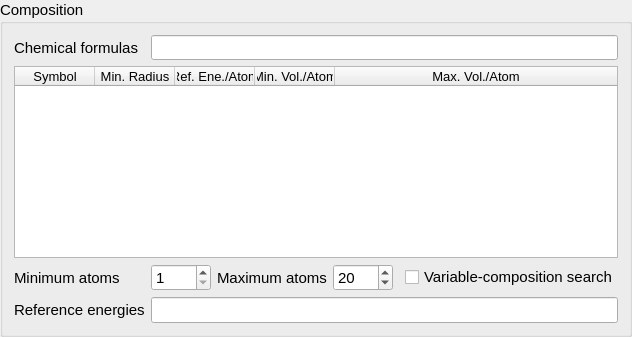
    <widget class="QGroupBox" name="groupBox_2">
     <property name="sizePolicy">
      <sizepolicy hsizetype="Preferred" vsizetype="Preferred">
       <horstretch>0</horstretch>
       <verstretch>0</verstretch>
      </sizepolicy>
     </property>
     <property name="font">
      <font>
       <pointsize>11</pointsize>
      </font>
     </property>
     <property name="title">
      <string>Composition</string>
     </property>
     <layout class="QGridLayout" name="gridLayout_6">
      <item row="0" column="0">
       <widget class="QLabel" name="label_14">
        <property name="sizePolicy">
         <sizepolicy hsizetype="Preferred" vsizetype="Preferred">
          <horstretch>0</horstretch>
          <verstretch>0</verstretch>
         </sizepolicy>
        </property>
        <property name="minimumSize">
         <size>
          <width>0</width>
          <height>18</height>
         </size>
        </property>
        <property name="font">
         <font>
          <pointsize>11</pointsize>
         </font>
        </property>
        <property name="text">
         <string>Chemical formulas</string>
        </property>
        <property name="alignment">
         <set>Qt::AlignLeading|Qt::AlignLeft|Qt::AlignVCenter</set>
        </property>
        <property name="buddy">
         <cstring>edit_composition</cstring>
        </property>
       </widget>
      </item>
      <item row="5" column="0">
       <widget class="QLabel" name="label_10">
        <property name="font">
         <font>
          <pointsize>11</pointsize>
         </font>
        </property>
        <property name="text">
         <string>Reference energies</string>
        </property>
       </widget>
      </item>
      <item row="5" column="1" colspan="5">
       <widget class="QLineEdit" name="edit_ref_enes">
        <property name="minimumSize">
         <size>
          <width>0</width>
          <height>25</height>
         </size>
        </property>
        <property name="font">
         <font>
          <pointsize>11</pointsize>
         </font>
        </property>
        <property name="toolTip">
         <string>&lt;html&gt;&lt;head/&gt;&lt;body&gt;&lt;p&gt;By default, XtalOpt uses 0 as the reference energy for elements in calculating the distance above hull. If user desires to specify other values, they can be enetered as a comma-delimited list of entries. Each entry must be the &amp;quot;full chemical formula&amp;quot; of the cell followed by its &amp;quot;total energy&amp;quot;, which is internally converted to energy per atom and used to calculate convex hull. Example of a valid entry is:&lt;/p&gt;&lt;p&gt;Ti2 -4.5, O3 -7.8&lt;/p&gt;&lt;p&gt;which results in -2.25 and -2.6 per atom (in the intended units) for Ti and O, respectively.&lt;/p&gt;&lt;p&gt;(1) Energies must be specified in the units that is being used by local optimizer.&lt;/p&gt;&lt;p&gt;(2) Any structure which is relevant/important in computing the convex hull can be entered. E.g., for a ternary system, reference energies for all elemental, binary and ternary structures can be enetered. Valid inputs will be then included in convex hull by XtalOpt.&lt;/p&gt;&lt;p&gt;(3) If the user choses to enter reference energies, they will be accepted only if values for all elements in the system are given.&lt;/p&gt;&lt;p&gt;(4) In any case, the successfully read elemental reference energies are being shown in the element list table at the top left corner of the tab.&lt;/p&gt;&lt;/body&gt;&lt;/html&gt;</string>
        </property>
       </widget>
      </item>
      <item row="1" column="0" colspan="6">
       <widget class="QTableWidget" name="table_comp">
        <property name="sizePolicy">
         <sizepolicy hsizetype="Preferred" vsizetype="Preferred">
          <horstretch>0</horstretch>
          <verstretch>0</verstretch>
         </sizepolicy>
        </property>
        <property name="minimumSize">
         <size>
          <width>0</width>
          <height>0</height>
         </size>
        </property>
        <property name="font">
         <font>
          <pointsize>10</pointsize>
         </font>
        </property>
        <property name="focusPolicy">
         <enum>Qt::StrongFocus</enum>
        </property>
        <property name="horizontalScrollBarPolicy">
         <enum>Qt::ScrollBarAlwaysOff</enum>
        </property>
        <property name="editTriggers">
         <set>QAbstractItemView::NoEditTriggers</set>
        </property>
        <property name="tabKeyNavigation">
         <bool>false</bool>
        </property>
        <property name="selectionBehavior">
         <enum>QAbstractItemView::SelectRows</enum>
        </property>
        <property name="sortingEnabled">
         <bool>false</bool>
        </property>
        <property name="cornerButtonEnabled">
         <bool>false</bool>
        </property>
        <attribute name="horizontalHeaderMinimumSectionSize">
         <number>20</number>
        </attribute>
        <attribute name="horizontalHeaderDefaultSectionSize">
         <number>80</number>
        </attribute>
        <attribute name="horizontalHeaderShowSortIndicator" stdset="0">
         <bool>false</bool>
        </attribute>
        <attribute name="horizontalHeaderStretchLastSection">
         <bool>true</bool>
        </attribute>
        <attribute name="verticalHeaderVisible">
         <bool>false</bool>
        </attribute>
        <attribute name="verticalHeaderMinimumSectionSize">
         <number>23</number>
        </attribute>
        <attribute name="verticalHeaderDefaultSectionSize">
         <number>23</number>
        </attribute>
        <column>
         <property name="text">
          <string>Symbol</string>
         </property>
         <property name="font">
          <font>
           <pointsize>10</pointsize>
          </font>
         </property>
        </column>
        <column>
         <property name="text">
          <string>Min. Radius</string>
         </property>
         <property name="font">
          <font>
           <pointsize>10</pointsize>
          </font>
         </property>
        </column>
        <column>
         <property name="text">
          <string>Ref. Ene./Atom</string>
         </property>
         <property name="font">
          <font>
           <pointsize>10</pointsize>
          </font>
         </property>
        </column>
        <column>
         <property name="text">
          <string>Min. Vol./Atom</string>
         </property>
         <property name="font">
          <font>
           <pointsize>10</pointsize>
          </font>
         </property>
        </column>
        <column>
         <property name="text">
          <string>Max. Vol./Atom</string>
         </property>
         <property name="font">
          <font>
           <pointsize>10</pointsize>
          </font>
         </property>
        </column>
       </widget>
      </item>
      <item row="0" column="1" colspan="5">
       <widget class="QLineEdit" name="edit_composition">
        <property name="sizePolicy">
         <sizepolicy hsizetype="MinimumExpanding" vsizetype="Preferred">
          <horstretch>0</horstretch>
          <verstretch>0</verstretch>
         </sizepolicy>
        </property>
        <property name="minimumSize">
         <size>
          <width>0</width>
          <height>25</height>
         </size>
        </property>
        <property name="maximumSize">
         <size>
          <width>16777215</width>
          <height>25</height>
         </size>
        </property>
        <property name="baseSize">
         <size>
          <width>0</width>
          <height>0</height>
         </size>
        </property>
        <property name="font">
         <font>
          <pointsize>11</pointsize>
         </font>
        </property>
        <property name="toolTip">
         <string>&lt;html&gt;&lt;head/&gt;&lt;body&gt;&lt;p&gt;List of chemical formulas to be used to generate the initial set of structures. The entered formula, in combination with the variable-composition setting, will determine the type of the evolutionary search.&lt;/p&gt;&lt;p&gt;If variable-search is not checked, the search will be over a fixed composition (if all inputs have the same composition) or multi-composition (if input includes different compositions).&lt;/p&gt;&lt;p&gt;Valid input is a comma-delimited list of full chemical formula for the &amp;quot;unit cells&amp;quot;, such that all entries belong to the same chemical system (same number and types of elements).&lt;/p&gt;&lt;p&gt;Each entry must include chemical symbols followed by a number (non-case sensitive, spaces are allowed, order of the elements does not matter), e.g.,&lt;/p&gt;&lt;p&gt;Ti1 O4, Ti2 O3, O2Ti2, Ti4O4&lt;/p&gt;&lt;p&gt;Different &amp;quot;formula units&amp;quot; of the same composition can be also specified be a hyphen-separated pair of entries with two ends having the same composition, and the second one being a proper super cell of the left-hand side, e.g.,&lt;/p&gt;&lt;p&gt;Ti1O2- O8Ti4, Ti7 O2&lt;/p&gt;&lt;/body&gt;&lt;/html&gt;</string>
        </property>
       </widget>
      </item>
      <item row="3" column="0">
       <widget class="QLabel" name="label_7">
        <property name="text">
         <string>Minimum atoms</string>
        </property>
       </widget>
      </item>
      <item row="3" column="1">
       <widget class="QSpinBox" name="sb_min_atoms">
        <property name="minimumSize">
         <size>
          <width>60</width>
          <height>25</height>
         </size>
        </property>
        <property name="maximumSize">
         <size>
          <width>60</width>
          <height>16777215</height>
         </size>
        </property>
        <property name="toolTip">
         <string>&lt;html&gt;&lt;head/&gt;&lt;body&gt;&lt;p&gt;Specifies the minimum number of atoms in the search.&lt;/p&gt;&lt;p&gt;This is relevant in variable-composition search where unit cells of various sizes are being produced.&lt;/p&gt;&lt;p&gt;This value can't be larger than the maximum number of atoms setting, and if the input formulas include a cell with total number of atoms smaller than current value of minimum number of atoms, this parameter is automatically updated.&lt;/p&gt;&lt;/body&gt;&lt;/html&gt;</string>
        </property>
        <property name="minimum">
         <number>1</number>
        </property>
        <property name="maximum">
         <number>1000000</number>
        </property>
       </widget>
      </item>
      <item row="3" column="2">
       <widget class="QLabel" name="label_6">
        <property name="font">
         <font>
          <pointsize>11</pointsize>
         </font>
        </property>
        <property name="text">
         <string>Maximum atoms</string>
        </property>
       </widget>
      </item>
      <item row="3" column="3">
       <widget class="QSpinBox" name="sb_max_atoms">
        <property name="minimumSize">
         <size>
          <width>60</width>
          <height>25</height>
         </size>
        </property>
        <property name="maximumSize">
         <size>
          <width>60</width>
          <height>16777215</height>
         </size>
        </property>
        <property name="font">
         <font>
          <pointsize>11</pointsize>
         </font>
        </property>
        <property name="toolTip">
         <string>&lt;html&gt;&lt;head/&gt;&lt;body&gt;&lt;p&gt;Specifies the maximum number of atoms in the search.&lt;/p&gt;&lt;p&gt;This is relevant in variable-composition search where unit cells of various sizes are being produced; and in generating random supercells.&lt;/p&gt;&lt;p&gt;(1) If the input formulas include a cell with total number of atoms larger than current value of maximum number of atoms, this parameter is automatically updated.&lt;/p&gt;&lt;p&gt;(2) If the generation of random supercells selected by a percent chance of greater than 0, then the supercells are generated only if the maximum number of atoms allows.&lt;/p&gt;&lt;/body&gt;&lt;/html&gt;</string>
        </property>
        <property name="minimum">
         <number>1</number>
        </property>
        <property name="maximum">
         <number>1000000</number>
        </property>
        <property name="value">
         <number>20</number>
        </property>
       </widget>
      </item>
      <item row="3" column="5">
       <widget class="QCheckBox" name="cb_vcsearch">
        <property name="font">
         <font>
          <pointsize>11</pointsize>
         </font>
        </property>
        <property name="toolTip">
         <string>&lt;html&gt;&lt;head/&gt;&lt;body&gt;&lt;p&gt;If checked, after generating the initial set of structures from the input list of chemical formulas, the evolutionary operation crossover (and permutomic if given a non-zero weight) will produce unit cells of new chemical compositions and sizes (up to specified maximum number of atoms).&lt;/p&gt;&lt;/body&gt;&lt;/html&gt;</string>
        </property>
        <property name="text">
         <string>Variable-composition search</string>
        </property>
       </widget>
      </item>
     </layout>
    </widget>
